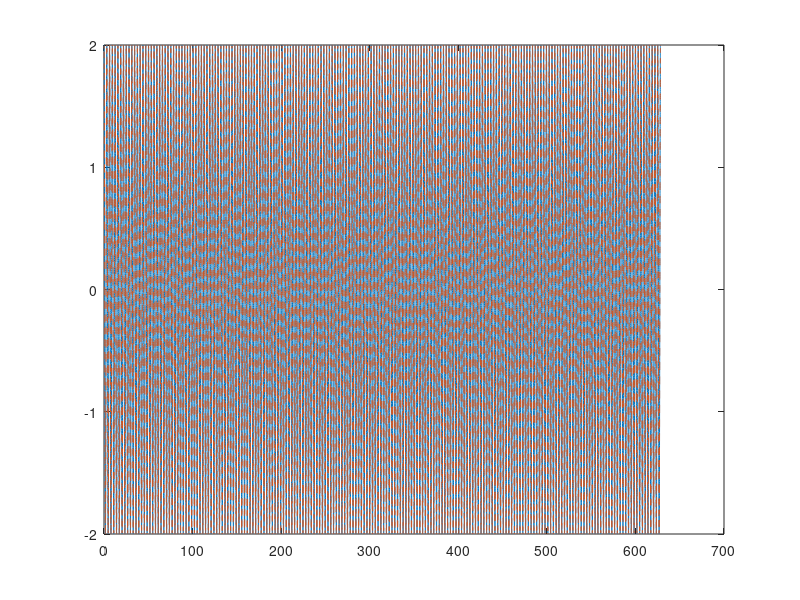

Reproduce this figure in MATLAB.
% u stores position; velocity
om0 = 2;
% Function that returns u prime -> velocity; acceleration
f_osc = @(t, u) [u(2); -om0 ^ 2 * u(1)];
T0 = 2 * pi / om0;
tspan = [0, 200 * T0];
u0 = [2; 0];

opts = odeset('AbsTol', 1e-12, 'RelTol', 1e-9);

[t, y] = ode45(f_osc, tspan, u0, opts);

y_exact = 2 * cos(om0 * t);
plot(t, y(:, 1), t, y_exact, '--');